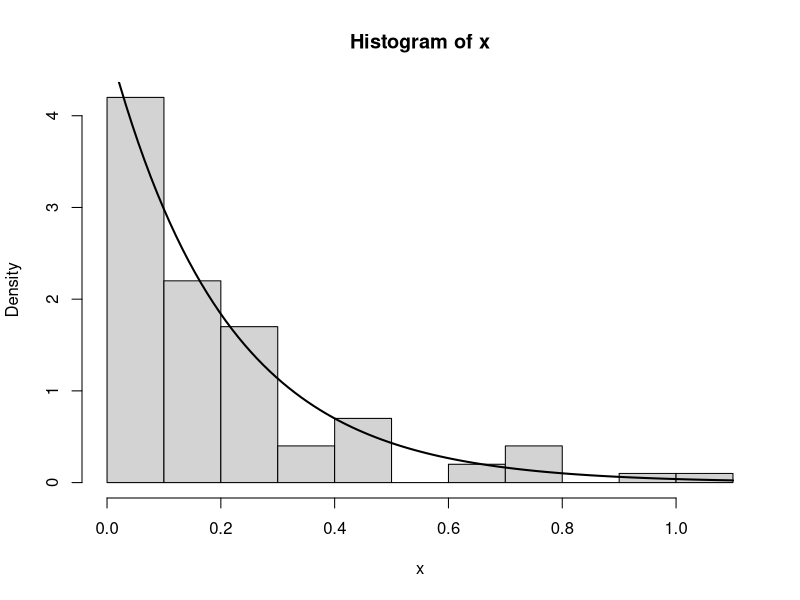

The R source for this figure: (Note: this script raises an error after producing the figure.)

# Optim -------------------------------------------------------------------
#EXEMPLO
x <- rexp(100, rate=5)

emv <- 1/mean(x)
emv

hist(x, freq = F)
curve(dexp(x,rate = emv), add = T,lwd = 2)

x <- rexp(1000, rate =,)
emv <- 1/mean(x)
hist(X, freq = F)
curve(dexp(x, rate = ))

log.like.exp <- function(lambda, data)
{
  n <- length(data) 
  ll <- n*log(lambda) - lambda * n * mean(data)
  return(ll)
}
x <- rexp(1000, rate =2)
emv.analitico <- 1/mean(x)
emv.numerico <- optim(par = 2, fn = log.like.exp, data = x, control = list(fnscale = -1))

emv.analitico
emv.numerico   


# Geração de Valores Aleatórios -------------------------------------------


# 9. Geração de Valores Aleatórios

# ENTENDENDO O CÓDIGO
my.dexp             <-      function(x, lambda)
{
  lambda*exp(-lambda*x) # Criando a função densidade
}

my.pexp.numerical   <-      function(x, lambda)
{
  my.int          <-      function(x, lambda) # Criando uma função pra utilizar no apply
  { # Ela integra a fdp, recebendo o parametro lambda pra fdp e o lower sendo o intervalo de integração inf = 0 e o sup = x
    integrate(my.dexp, lambda = lambda, lower = 0, upper = x)$value # é pego do resultado apenas o valor
  } 
  sapply(x, FUN=my.int, lambda) # Aplica nos dados a integral da fdp, ou seja a fda
}

my.qexp.numerical   <-      function(q, lambda) # Função quantil
{ 
  f                 <-      function(P, fixed)  # Função pra ser aplicada no unirrot                    
  {
    lambda          <-      fixed$lambda        # fixed é uma lista com 2 dimensões
    q               <-      fixed$q             # A 1° o valor de lambda, e a 2° todos quantis que queremos calcular
    criterion       <-      q - my.pexp.numerical(P, lambda)   # É o inverso da probabiladade da FDA                     
    return(criterion)
  }
  P                 <-      numeric(length(q)) # Para cada q passado vai achar uma raiz                                     
  for(i in 1:length(q))
  {
    fixed           <-      list(lambda = lambda, q = q[i]) # É a lista que será passado para função f
    root.p          <-      uniroot(f, lower = 0, upper = 100, fixed = fixed) 
    # unirrot procura as raizes da função f, com o intervalo de integração de 0 a 100, o fixed é a lista que a f recebe
    P[i]            <-      root.p$root # pega apenas a raiz pra retornar
  }
  return(P)
}

my.qexp.numerical(0.9, 2)
my.qexp.numerical(c(0.9, 0.1), 2)



log_lindley_geometrica <- function(x, n, par) # par[1] será theta, par[2] é o p
{
  2*n*log(par[1]) + n*log(1-par[2]) + sum(log(1+x)) + 
    sum(log(exp(-theta[1]*x))) - n*log(par[1] + 1) -
    2*sum(log(1-theta[2]*(1+(theta[1]*x))))
  
  
  f1 <- 2*n*log(par[1])
  f2 <- n*log(1-theta[2])
  f3 <- sum(log(1+x))
  f4 <- sum(log(exp(-theta[1]*x)))
  f5 <- n*log(theta[1]+1)
  f6 <- 2*sum(log(1-theta[2]*(1+theta[1]*x/(theta[1]+1))*exp(-x*par[1])))
  
  ll <- f1 + f2 + f3 + f4 - f5 - f6
  return(ll)
  
}

# Testando simplificações de derivadas pro escore de fisher
x <- 4
par <- c(3, 0.3)
f <- -((2*(x*((x*par[1])/(par[1]+1)+1)*exp(-(x*par[1]))*par[2]-(x/(par[1]+1)-(x*par[1])/(par[1]+1)^2)*exp(-(x*par[1]))*par[2]))/(1-((x*par[1])/(par[1]+1)+1)*exp(-(x*par[1]))*par[2]))
f

f2 <- (((2*x^2+2*x)*par[1]^2+(2*x^2+4*x)*par[1])*par[2])/(((x+1)*par[1]^2+(x+2)*par[1]+1)*par[2]+(-par[1]^2-2*par[1]-1)*exp(x*par[1]))
f2



dtheta2   <- function(x, par)
{
  n       <- length(x)

  dd      <- sum((2*(x*((x*par[1])/(par[1]+1)+1)*exp(-(x*par[1]))*par[2]-(x/(par[1]+1)-(x*par[1])/(par[1]+1)^2)*exp(-(x*par[1]))*par[2])^2)/(1-((x*par[1])/(par[1]+1)+1)*exp(-(x*par[1]))*par[2])^2-(2*(-(x^2*((x*par[1])/(par[1]+1)+1)*exp(-(x*par[1]))*par[2])+2*x*(x/(par[1]+1)-(x*par[1])/(par[1]+1)^2)*exp(-(x*par[1]))*par[2]-((2*x*par[1])/(par[1]+1)^3-(2*x)/(par[1]+1)^2)*exp(-(x*par[1]))*par[2]))/(1-((x*par[1])/(par[1]+1)+1)*exp(-(x*par[1]))*par[2])) + (n/(par[1]+1)^2 - 2*n/(par[1]^2))
  
  return(dd)
}
set.seed(123)
dtheta2(rlingley_geom(1000, 3,0.5), par = c(3, 0.5))


dtheta2   <- function(x, par)
{
  n       <- length(x)
  f1      <- (x*par[1])/(par[1] + 1) + 1
  f2      <- exp(-x*par[1])*par[2]
  f3      <- x/(par[1] + 1)
  f4      <- (x*par[1])/((par[1] + 1)^2)
  
  d1      <- 2*(((x*(f1)*f2) - (f3 - f4)*f2)^2)/(1 - (f1)*f2)^2
  d2      <- (2*(-(x^2*(f1)*f2) + 2*x*(f3 - f4)*f2 - ((2*x*par[1])/(par[1] + 1)^3 - 2*x/(par[1] + 1)^2)*f2))/(1 - f1*f2)
  
  dd      <- sum(d1 - d2) + (n/(par[1]+1)^2 - 2*n/(par[1]^2))
  
  return(dd)
}
set.seed(123)
dtheta2(rlingley_geom(1000, 3,0.5), par = c(3, 0.5))

# Rho-Rho

drho2     <- function(x, par)
{
  n       <- length(x)
  
  
  dd      <- sum((2*((x*par[1])/(par[1]+1)+1)^2*exp(-(2*x*par[1])))/(1-((x*par[1])/(par[1]+1)+1)*exp(-(x*par[1]))*par[2])^2) -  n/(1 - par[2])^2
  
  return(dd) 
}

set.seed(123)
drho2(rlingley_geom(1000, 3,0.5), par = c(3, 0.5))

drho2     <- function(x, par)
{
  n       <- length(x)
  f1      <- ((x*par[1])/(par[1]+1)+1)
  
  d1      <- 2*f1^2*exp(-2*x*par[1])
  d2      <- (1 - f1*exp(-x*par[1])*par[2])^2
  
  dd      <- sum(d1/d2) -  n/(1 - par[2])^2
  
  return(dd) 
}
set.seed(123)
drho2(rlingley_geom(1000, 3,0.5), par = c(3, 0.5))

# Theta-Rho

dthetarho <- function(x, par)
{

  
  dd      <- sum((-(2*x*((x*par[1])/(par[1]+1)+1)*exp(-(x*par[1])))/(1-((x*par[1])/(par[1]+1)+1)*exp(-(x*par[1]))*par[2]))+(2*(x/(par[1]+1)-(x*par[1])/(par[1]+1)^2)*exp(-(x*par[1])))/(1-((x*par[1])/(par[1]+1)+1)*exp(-(x*par[1]))*par[2])-(2*((x*par[1])/(par[1]+1)+1)*exp(-(x*par[1]))*(x*((x*par[1])/(par[1]+1)+1)*exp(-(x*par[1]))*par[2]-(x/(par[1]+1)-(x*par[1])/(par[1]+1)^2)*exp(-(x*par[1]))*par[2]))/(1-((x*par[1])/(par[1]+1)+1)*exp(-(x*par[1]))*par[2])^2)
  
  return(dd)
}
set.seed(123)
dthetarho(rlingley_geom(1000, 3,0.5), par = c(3, 0.5))

dthetarho <- function(x, par)
{
  f1      <- ((x*par[1])/(par[1]+1)+1)
  f2      <- exp(-x*par[1])
  f3      <- x/(par[1] + 1)
  f4      <- (x*par[1])/((par[1] + 1)^2)
  f5      <- f2*par[2]
  
  d1 <- (2*x*f1*f2)/(1-f1*f5)
  
  d2 <- (2*(f3-f4)*f2)/(1-f1*f5)
  
  d3 <- ((2*f1*f2*(x*f1*f5-(f3-f4)*f5))/(1-f1*f5)^2)

  dd <- sum(-d1 + d2 - d3)

  
  return(dd)
}

set.seed(123)
dthetarho(rlingley_geom(1000, 3,0.5), par = c(3, 0.5))


